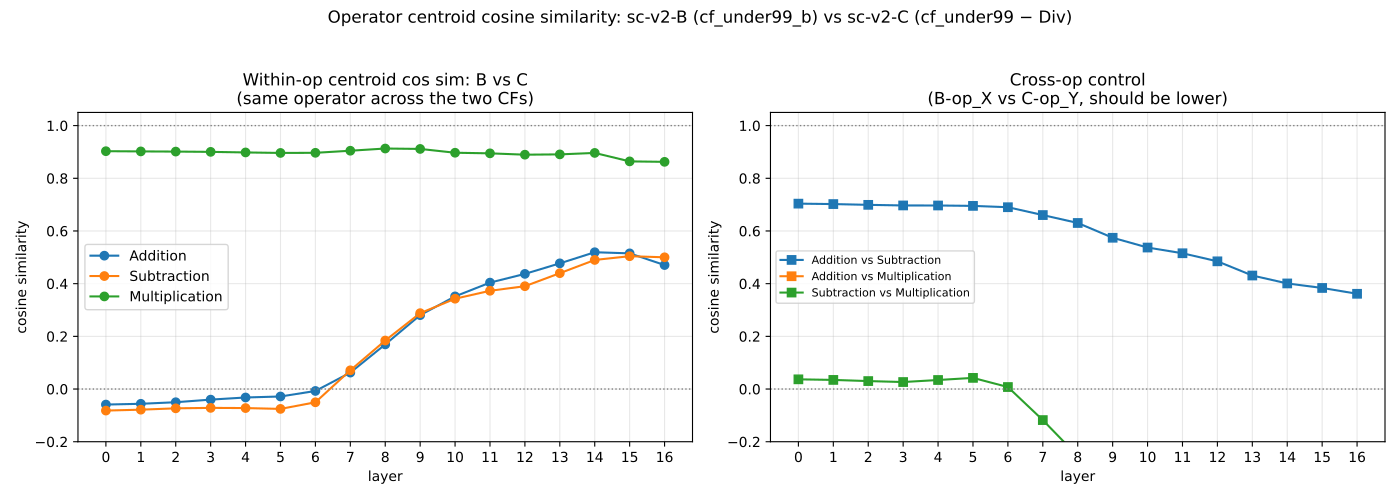

Write the Python code that produced this figure.
"""Cosine similarity between sc-v2-B and sc-v2-C operator centroids.

For each operator (Add, Sub, Mul) — the 3 operators that exist in both — and
each (layer, latent_step), compute:

    mu_B(L, S, op) = mean activation of B's student-correct rows for op
    mu_C(L, S, op) = mean activation of C's student-correct rows for op
    cos(mu_B, mu_C)

If the operator representation is dataset-invariant (e.g., "this is Addition"
encodes the same way regardless of whether numerals are <100 with at-least-one-
small-input vs <100 with no-Common-Division), the cosines should be high.
"""

import json
from collections import Counter
from pathlib import Path

import numpy as np
import torch
import matplotlib.pyplot as plt
from matplotlib.backends.backend_pdf import PdfPages

REPO = Path(__file__).resolve().parent.parent

OUT_PDF = REPO / "visualizations-student-correct" / "cos_sim_b_vs_c.pdf"
OUT_STATS = REPO / "visualizations-student-correct" / "cos_sim_b_vs_c_stats.json"


def load(name_acts: str, name_meta: str, op_filter: list[str] | None = None):
    """Load a CF dataset's activations + types, filtered to student-correct."""
    acts = torch.load(
        REPO / "inference" / "runs" / f"{name_acts}_student" / "activations.pt",
        map_location="cpu", weights_only=True,
    ).float().numpy()
    results = json.load(
        open(REPO / "inference" / "runs" / f"{name_acts}_student" / "results.json")
    )
    meta = json.load(open(REPO.parent / "cf-datasets" / f"{name_meta}.json"))
    types = np.array([r["type"] for r in meta])
    correct = np.array([r["correct"] for r in results], dtype=bool)
    keep = correct
    if op_filter is not None:
        keep = keep & np.isin(types, op_filter)
    return acts[keep], types[keep]


def cos(u, v):
    n = np.linalg.norm(u) * np.linalg.norm(v) + 1e-12
    return float(u @ v / n)


def centroids(acts, types, ops):
    """Return dict op -> (L, S, H) of per-(layer, step) centroid for each op."""
    out = {}
    N, S, L, H = acts.shape
    for op in ops:
        mask = types == op
        if mask.sum() == 0:
            out[op] = None
            continue
        # acts[mask] is (n_op, S, L, H); mean over axis 0 -> (S, L, H); transpose to (L, S, H)
        m = acts[mask].mean(axis=0).transpose(1, 0, 2)
        out[op] = m  # shape (L, S, H)
    return out


def main():
    print("loading B (cf_under99_b, student-correct, 4 ops)")
    acts_b, types_b = load("cf_under99_b", "cf_under99_b")
    print(f"  shape={acts_b.shape}  types={dict(Counter(types_b))}")

    print("loading C (cf_under99 minus Div, student-correct, 3 ops)")
    acts_c, types_c = load(
        "cf_under99", "cf_under99",
        op_filter=["Addition", "Subtraction", "Multiplication"],
    )
    print(f"  shape={acts_c.shape}  types={dict(Counter(types_c))}")

    common_ops = ["Addition", "Subtraction", "Multiplication"]

    # We compare the operator direction defined as
    #   v_op = mu_op - mean(mu_other_ops)
    # i.e. the direction "this operator minus the rest". This is invariant to
    # global-mean and to differences in the OTHER classes' composition.
    def op_directions(acts, types):
        mu = {}
        for op in common_ops:
            m = (types == op)
            if m.sum() == 0:
                mu[op] = None
                continue
            mu[op] = acts[m].mean(axis=0).transpose(1, 0, 2)  # (L, S, H)
        out = {}
        for op in common_ops:
            others = [o for o in common_ops if o != op and mu[o] is not None]
            if mu[op] is None or not others:
                out[op] = None
                continue
            mu_rest = np.mean([mu[o] for o in others], axis=0)
            out[op] = mu[op] - mu_rest
        return out
    cb = op_directions(acts_b, types_b)
    cc = op_directions(acts_c, types_c)

    # Per (op, layer, step) cosine similarity.
    L = acts_b.shape[2]
    S = acts_b.shape[1]
    cos_per = {op: np.zeros((L, S)) for op in common_ops}
    for op in common_ops:
        if cb[op] is None or cc[op] is None:
            cos_per[op][:] = np.nan
            continue
        for layer in range(L):
            for step in range(S):
                cos_per[op][layer, step] = cos(cb[op][layer, step], cc[op][layer, step])

    # Cross-op control: cos sim between mu_B(op_X) and mu_C(op_Y) for op_X != op_Y.
    # Should be much LOWER than within-op if the operator direction is meaningful.
    cross_pairs = [
        ("Addition", "Subtraction"),
        ("Addition", "Multiplication"),
        ("Subtraction", "Multiplication"),
    ]
    cos_cross = {f"{a} vs {b}": np.zeros((L, S)) for a, b in cross_pairs}
    for a, b in cross_pairs:
        for layer in range(L):
            for step in range(S):
                cos_cross[f"{a} vs {b}"][layer, step] = cos(
                    cb[a][layer, step], cc[b][layer, step]
                )

    # ---- Print summary ----
    print("\n=== Within-op cosine similarity (B vs C, mean across 6 latent steps) ===")
    print(f"{'layer':>5s}  " + "  ".join(f"{op[:11]:>11s}" for op in common_ops))
    for layer in range(L):
        row = "  ".join(f"{cos_per[op][layer].mean():>+10.3f} " for op in common_ops)
        print(f"  {layer:>3d}  {row}")
    print("\n  (1.0 = identical direction; 0 = orthogonal; -1 = anti-parallel)")

    print("\n=== Cross-op control (B-op_X vs C-op_Y; should be lower) ===")
    print(f"{'layer':>5s}  " + "  ".join(f"{k[:18]:>18s}" for k in cos_cross))
    for layer in range(L):
        row = "  ".join(f"{v[layer].mean():>+17.3f} " for v in cos_cross.values())
        print(f"  {layer:>3d}  {row}")

    # ---- Plot: per-op line plot of cos sim by layer (mean across steps) ----
    OUT_PDF.parent.mkdir(parents=True, exist_ok=True)
    with PdfPages(OUT_PDF) as pdf:
        fig, axes = plt.subplots(1, 2, figsize=(14, 5))

        # Left: within-op cos sim by layer
        ax = axes[0]
        for op in common_ops:
            ax.plot(range(L), cos_per[op].mean(axis=1), marker="o", label=op)
        ax.axhline(1.0, color="gray", linestyle=":", linewidth=1)
        ax.axhline(0.0, color="gray", linestyle=":", linewidth=1)
        ax.set_xticks(range(L))
        ax.set_xlabel("layer")
        ax.set_ylabel("cosine similarity")
        ax.set_title("Within-op centroid cos sim: B vs C\n(same operator across the two CFs)")
        ax.set_ylim(-0.2, 1.05)
        ax.grid(True, alpha=0.3)
        ax.legend(loc="best")

        # Right: cross-op control
        ax = axes[1]
        for k, v in cos_cross.items():
            ax.plot(range(L), v.mean(axis=1), marker="s", label=k)
        ax.axhline(1.0, color="gray", linestyle=":", linewidth=1)
        ax.axhline(0.0, color="gray", linestyle=":", linewidth=1)
        ax.set_xticks(range(L))
        ax.set_xlabel("layer")
        ax.set_ylabel("cosine similarity")
        ax.set_title("Cross-op control\n(B-op_X vs C-op_Y, should be lower)")
        ax.set_ylim(-0.2, 1.05)
        ax.grid(True, alpha=0.3)
        ax.legend(loc="best", fontsize=8)

        fig.suptitle("Operator centroid cosine similarity: sc-v2-B (cf_under99_b) vs sc-v2-C (cf_under99 − Div)",
                     fontsize=12)
        fig.tight_layout(rect=(0, 0, 1, 0.95))
        pdf.savefig(fig, dpi=140)
        plt.close(fig)

    # Save numeric stats
    stats = {
        "within_op_per_layer_mean": {
            op: cos_per[op].mean(axis=1).tolist() for op in common_ops
        },
        "within_op_per_layer_step": {
            op: cos_per[op].tolist() for op in common_ops
        },
        "cross_op_per_layer_mean": {
            k: v.mean(axis=1).tolist() for k, v in cos_cross.items()
        },
        "shape": {"L": L, "S": S},
        "n_per_dataset": {
            "B": int(acts_b.shape[0]),
            "C": int(acts_c.shape[0]),
        },
    }
    OUT_STATS.write_text(json.dumps(stats, indent=2))
    print(f"\nsaved -> {OUT_PDF}")
    print(f"saved -> {OUT_STATS}")


if __name__ == "__main__":
    main()
